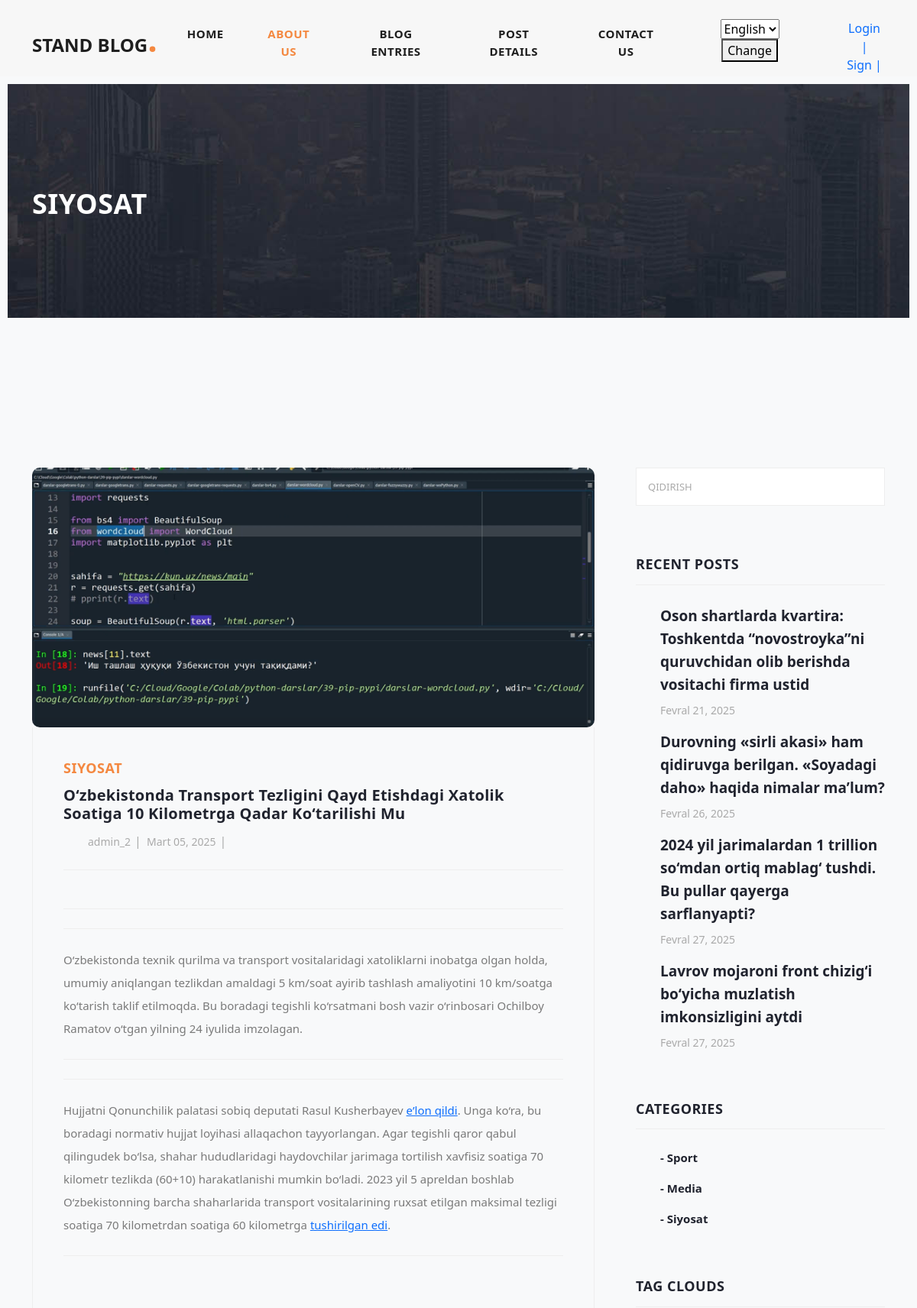
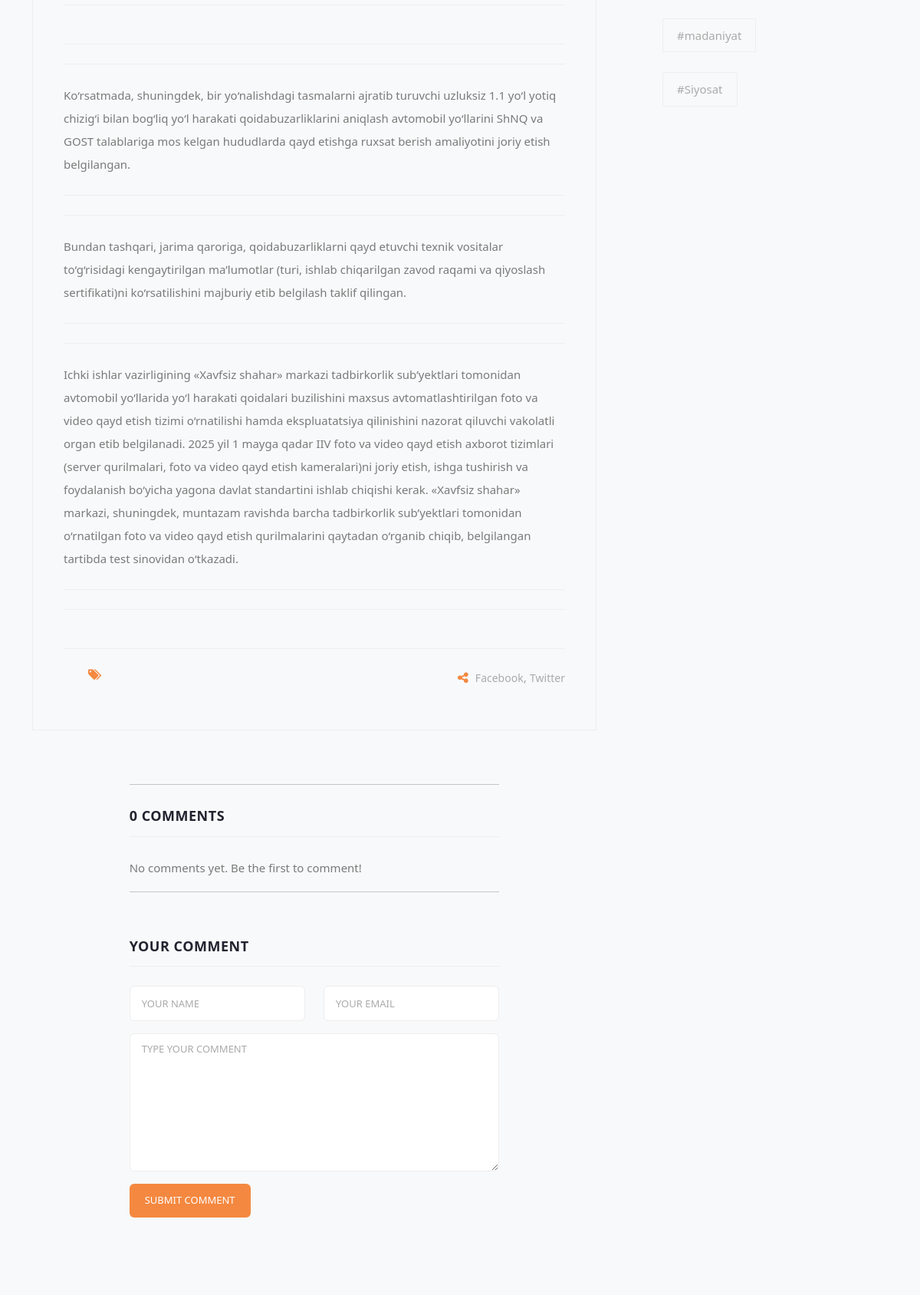
/uz/post/7/ (upper part), run on the app's committed database (2 pictures, top to bottom).
### blog/models.py (models this page shows, shortened)
class Post(models.Model):
    category = models.ForeignKey(Category, on_delete=models.CASCADE)
    title = models.CharField(verbose_name=_("Title"), max_length=100, db_index=True)
    text = RichTextField(verbose_name=_("Text"))
    admin = models.ForeignKey(User, on_delete=models.CASCADE)
    date = models.DateTimeField(auto_now_add=True)
    hashtags = models.ManyToManyField(Tag, blank=True, related_name='posts')
    photo = models.ImageField(upload_to='media/photos/%Y/%m/%d')
    slug = models.SlugField(unique=True, blank=True)
    def __str__(self):
        return self.title

class Category(models.Model):
    name = models.CharField(max_length=100)
    def __str__(self):
        return self.name

class Tag(models.Model):
    name = models.CharField(max_length=50, unique=True)
    def __str__(self):
        return self.name

### blog/views.py (the view)
# urls.py: path('post/<int:pk>/', PostDetailView.as_view(), name='post_detail'),
class PostDetailView(DetailView):
    model = Post
    template_name = 'post-details.html'
    context_object_name = 'post'
    def get_context_data(self, **kwargs):
        context = super().get_context_data(**kwargs)
        context['form'] = CommentForm()
        context['comments'] = Comment.objects.filter(post=self.object).order_by('-date')
        return context
    def post(self, request, *args, **kwargs):
        self.object = self.get_object()
        form = CommentForm(request.POST)
        if not request.user.is_authenticated:
            messages.error(request, "Fikr bildirish uchun avval tizimga kiring.")
            return redirect('login')
        if form.is_valid():
            comment = form.save(commit=False)
            comment.user = request.user
            comment.post = self.object
            comment.save()
            messages.success(request, "Sizning kommentariyangiz muvaffaqiyatli qo'shildi!")
            return redirect('post_detail', pk=self.object.pk)
        messages.error(request, "Iltimos, to'g'ri ma'lumot kiriting.")
        return self.get(request, *args, **kwargs)

### blog/forms.py
class CommentForm(forms.ModelForm):
    class Meta:
        model = Comment
        fields = ['name', 'email', 'text']

### blog/context_processors.py (called while the page is built)
def global_context(request):
    return {
        'posts': Post.objects.all(),
        'categories': Category.objects.all(),
        'tags': Tag.objects.all(),
    }

### templates/post-details.html (shortened to what this page needs)
{% extends 'base.html' %}
{% load static %}
{% block content %}
    <div class="heading-page header-text">
      <section class="page-heading">
        <div class="container">
          <div class="row">
            <div class="col-lg-12">
              <div class="text-content">
                <h2>{{ post.category}}</h2>
              </div>
            </div>
          </div>
        </div>
      </section>
    </div>
    <br><br><br><br>
    <section class="blog-posts grid-system">
      <div class="container">
        <div class="row">
          <div class="col-lg-8">
            <div class="all-blog-posts">
              <div class="row">
                <div class="col-lg-12">
                  <div class="blog-post">
                    <div class="blog-thumb">
                      <img src="{{ post.photo.url }}" alt="{{ post.title }}" class="post-image_2">
                    </div>
                    <div class="down-content">
                      <span>{{ post.category }}</span>
                      <a href=""><h4>{{ post.title }}</h4></a>
                      <ul class="post-info">
                        <li><a href="#">{{ post.admin }}</a></li>
                        <li><a href="#">{{ post.date|date:"F d, Y" }}</a></li>
                      </ul>
                        <p>{{ post.text | safe }}</p>
                      <div class="post-options">
                        <div class="row">
                          <div class="col-6">
                            <ul class="post-tags">
                              <li><i class="fa fa-tags"></i></li>
                            </ul>
                          </div>
                          <div class="col-6">
                            <ul class="post-share">
                              <li><i class="fa fa-share-alt"></i></li>
                              <li><a href="#">Facebook</a>,</li>
                              <li><a href="#"> Twitter</a></li>
                            </ul>
                          </div>
                        </div>
                      </div>
                    </div>
                  </div>
                </div>
                {% include 'comment.html' %}
              </div>
            </div>
          </div>
          <div class="col-lg-4">
            {% include 'category_tag.html' %}
          </div>
        </div>
      </div>
    </section>
{% endblock %}

### templates/category_tag.html
<div class="sidebar">
    <div class="row">
        <div class="col-lg-12">
            <div class="sidebar-item search">
                <form id="search_form" name="gs" method="GET" action="{% url 'search' %}">
                    <input type="text" name="q" class="searchText" placeholder="qidirish" autocomplete="on">
                </form>
            </div>
        </div>
        <div class="col-lg-12">
            <div class="sidebar-item recent-posts">
                <div class="sidebar-heading">
                    <h2>Recent Posts</h2>
                </div>
                <div class="content">
                    {% for post_title in posts|slice:':4' %}
                    <ul>
                        <li><a href="{% url 'post_detail' pk=post_title.pk %}">
                            <h5>{{ post_title }}</h5>
                            <span>{{ post_title.date|date:"F d, Y" }}</span>
                        </a></li>
                    </ul>
                    {% endfor %}
                </div>
            </div>
        </div>
        <div class="col-lg-12">
            <div class="sidebar-item categories">
                <div class="sidebar-heading">
                    <h2>Categories</h2>
                </div>
                <div class="content">
                    {% for category in categories %}
                    <ul>
                        <li><a href="{% url 'category_posts' category.id %}">- {{ category }}</a></li>
                    </ul>
                    {% endfor %}
                </div>
            </div>
        </div>
        <div class="col-lg-12">
            <div class="sidebar-item tags">
                <div class="sidebar-heading">
                    <h2>Tag Clouds</h2>
                </div>
                <div class="content">
                    {% for tag in tags %}
                    <ul>
                        <li><a href="{% url 'hashtag_posts' tag.id %}">{{ tag }}</a></li>
                    </ul>
                    {% endfor %}
                </div>
            </div>
        </div>
    </div>
</div>

### static/css/style.css (style rules this page uses)
.post-image_2 { width: 730px; height: 340px; object-fit: cover; border-radius: 10px; }

### static/assets/css/templatemo-stand-blog.css (style rules this page uses)
body { font-family: 'Roboto', sans-serif; overflow-x: hidden; text-rendering: optimizeLegibility; -webkit-font-smoothing: antialiased; -moz-osx-font-smoothing: grayscale; }
p { margin-bottom: 0px; font-size: 15px; font-weight: 400; color: #7a7a7a; line-height: 30px; }
a { text-decoration: none!important; }
ul { padding: 0; margin: 0; list-style: none; }
h1,h2,h3,h4,h5,h6 { margin: 0px; }
.heading-page { padding-top: 110px; }
.page-heading { margin: 0px 10px; padding: 120px 0px; text-align: left; background-position: center center; background-repeat: no-repeat; background-size: cover; background-image: url(../../../media/images/heading-bg.jpg); }
.page-heading .text-content h2 { color: #fff; font-size: 36px; font-weight: 700; text-transform: uppercase; letter-spacing: 0.5px; }
.blog-posts { margin-top: 100px; }
.blog-posts .blog-post { margin-bottom: 30px; }
.blog-posts .blog-thumb img { width: 100%; overflow: hidden; }
.blog-posts .down-content { padding: 40px; border-right: 1px solid #eee; border-left: 1px solid #eee; border-bottom: 1px solid #eee; }
.blog-posts .down-content span { font-size: 18px; text-transform: uppercase; letter-spacing: 0.5px; font-weight: 900; color: #f48840; }
.blog-posts .down-content h4 { font-size: 24px; text-transform: capitalize; letter-spacing: 0.5px; font-weight: 900; color: #20232e; margin: 10px 0px 12px 0px; }
.blog-posts .down-content ul.post-info li { display: inline-block; margin-right: 8px; }
.blog-posts .down-content ul.post-info li:after { content: '|'; color: #aaa; margin-left: 8px; }
.blog-posts .down-content h4 { font-size: 20px; letter-spacing: 0.25px; }
.grid-system .down-content ul.post-info li { margin-right: 3px; }
.grid-system .down-content ul.post-info li:after { margin-left: 5px; }
.blog-posts .down-content ul.post-info li a { font-size: 14px; color: #aaa; font-weight: 400; transition: all .3s; }
.blog-posts .down-content p { padding: 25px 0px; margin: 25px 0px; border-top: 1px solid #eee; border-bottom: 1px solid #eee; }
.blog-posts .down-content ul.post-share { text-align: right; }
.blog-posts .down-content ul.post-tags li, .blog-posts .down-content ul.post-share li { display: inline-block; }
.blog-posts .down-content ul.post-tags li:first-child i, .blog-posts .down-content ul.post-share li:first-child i { color: #f48840; margin-right: 5px; }
.blog-posts .down-content ul.post-tags li, .blog-posts .down-content ul.post-share li { color: #aaa; }
.blog-posts .down-content ul.post-tags li a, .blog-posts .down-content ul.post-share li a { font-size: 14px; color: #aaa; font-weight: 400; transition: all .3s; }
.blog-posts .sidebar-heading h2 { font-size: 18px; text-transform: uppercase; font-weight: 900; letter-spacing: 0.5px; color: #20232e; border-bottom: 1px solid #eee; padding-bottom: 15px; margin-bottom: 25px; }
.sidebar { margin-left: 30px; }
.sidebar .sidebar-item { margin-top: 50px; }
.sidebar .search { margin-top: 0px; }
.sidebar .sidebar-heading h2 { font-size: 18px; text-transform: uppercase; font-weight: 900; letter-spacing: 0.5px; color: #20232e; border-bottom: 1px solid #eee; padding-bottom: 15px; margin-bottom: 25px; }
.sidebar .search input { width: 100%; height: 50px; border: 1px solid #eee; font-size: 13px; text-transform: uppercase; font-weight: 500; color: #7a7a7a; outline: none; padding: 0px 15px; }
.sidebar .search input::placeholder { color: #aaa; }
.sidebar .recent-posts ul li { margin-bottom: 15px; padding-bottom: 15px; border-bottom: 1px solid #eee; }
.sidebar .recent-posts ul li:last-child { margin-bottom: 0px; padding-bottom: 0px; border-bottom: none; }
.sidebar .recent-posts ul li h5 { font-size: 19px; font-weight: 900; color: #20232e; line-height: 30px; transition: all 0.3s; }
.sidebar .recent-posts ul li span { display: block; font-size: 14px; color: #aaa; margin-top: 8px; }
.sidebar .categories ul li { margin-bottom: 15px; }
.sidebar .categories ul li:last-child { margin-bottom: 0px; }
.sidebar .categories ul li a { font-size: 15px; font-weight: 700; color: #20232e; transition: all .3s; }
.sidebar .tags ul li { margin-right: 6px; display: inline-block; }
.sidebar .tags ul li { margin-bottom: 10px; }
.sidebar .tags ul li a { font-size: 15px; font-weight: 500; color: #aaa; display: inline-block; border: 1px solid #eee; padding: 10px 18px; transition: all .3s; }

### templates/comment.html (style rules this page uses)
body { background-color: #f8f9fa; }

### data on the page
Post: category "SIYOSAT", photo (picture), title "O‘zbekistonda Transport Tezligini Qayd Etishdagi Xatolik Soatiga 10 Kilometrga Qadar Ko‘tarilishi Mu", admin "admin_2", date "Mart 05, 2025", text "O‘zbekistonda texnik qurilma va transport vositalaridagi xatoliklarni inobatga olgan holda, umumiy aniqlangan tezlikdan amaldagi 5 km/soat ayirib tashlash amaliyotini 10 km/soatga ko‘tarish taklif etilmoqda. Bu boradagi tegishli ko‘rsatmani bosh vazir o‘rinbosari Ochilboy Ramatov o‘tgan yilning 24 iyulida imzolagan. Hujjatni Qonunchilik palatasi sobiq deputati Rasul Kusherbayev e’lon qildi . Unga ko‘ra, bu boradagi normativ hujjat loyihasi allaqachon tayyorlangan. Agar tegishli qaror qabul qilingudek bo‘lsa, shahar hududlaridagi haydovchilar jarimaga tortilish xavfisiz soatiga 70 kilometr tezlikda (60+10) harakatlanishi mumkin bo‘ladi. 2023 yil 5 apreldan boshlab O‘zbekistonning barcha…"
Post: title "Oson shartlarda kvartira: Toshkentda “novostroyka”ni quruvchidan olib berishda vositachi firma ustid", date "Fevral 21, 2025"
Post: title "Durovning «sirli akasi» ham qidiruvga berilgan. «Soyadagi daho» haqida nimalar ma’lum?", date "Fevral 26, 2025"
Post: title "2024 yil jarimalardan 1 trillion so‘mdan ortiq mablag‘ tushdi. Bu pullar qayerga sarflanyapti?", date "Fevral 27, 2025"
Post: title "Lavrov mojaroni front chizig‘i bo‘yicha muzlatish imkonsizligini aytdi", date "Fevral 27, 2025"
Category: name "Sport"
Category: name "Media"
Category: name "Siyosat"
Tag: name "#madaniyat"
Tag: name "#Siyosat"

### other printed values
{{ comments|length }} "0"
